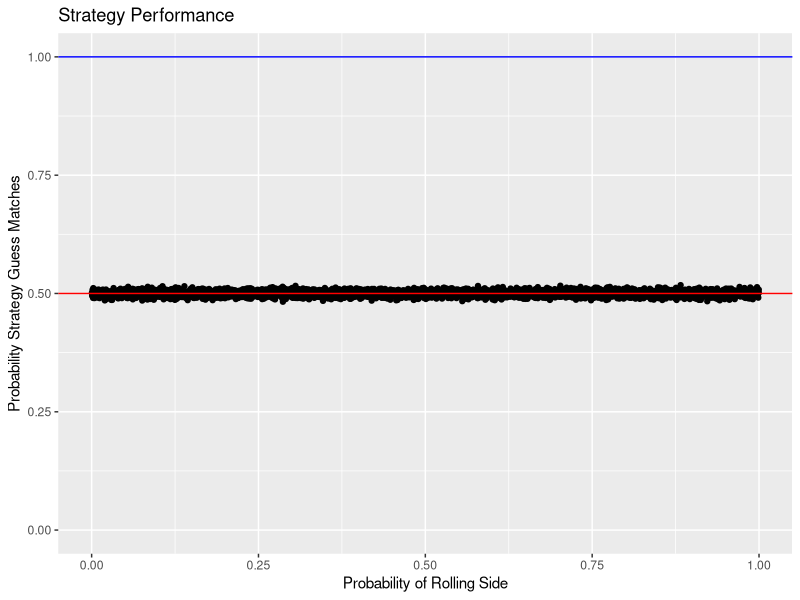
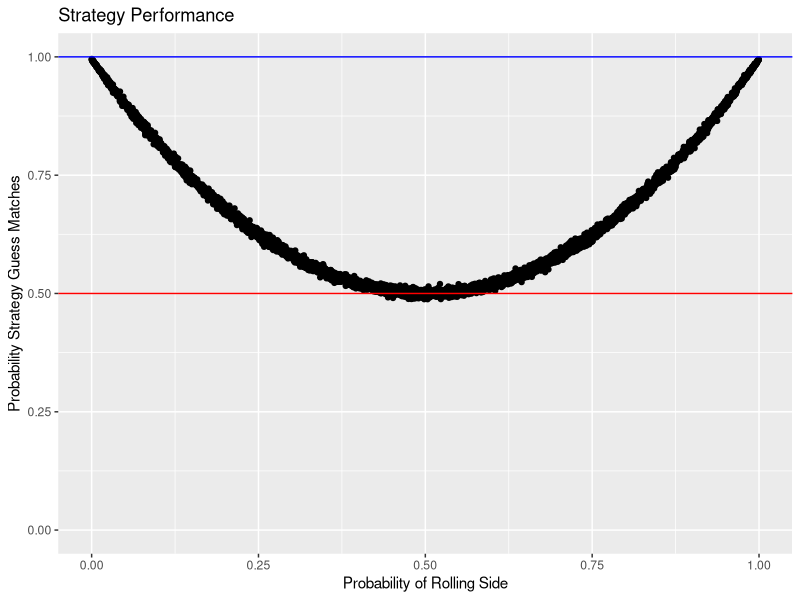

These figures' R source, in order: (Note: a time limit stopped this script after it produced the figures.)
## ---- chunk 1
library(tidyverse)
## ---- chunk 2
strategy_1 <- function(rolls, N){
  return (sample(1:N, size = length(rolls), replace = TRUE))
}
## ---- chunk 3
strategy_2 <- function(rolls, N){
  l <- length(rolls)
  choice_vec <- c(sample(1:N, 1), rep(0, l - 1))
  for (i in 1:(l - 1)){
    choice_vec[i+1] <- rolls[i]
  }
  return (choice_vec)
}
## ---- chunk 4
strategy_3 <- function(rolls, N){
  l <- length(rolls)
  choice_vec <- c(sample(1:N, 1), rep(0, l - 1))
  counts <- matrix(0, nrow = N, ncol = l-1)
  counts[rolls[1],1] <- 1
  for (i in 2:(l - 1)){
    x <- rep(0, N)
    x[(rolls[i])] <- 1
    counts[,i] <- counts[,i-1] + x
  }
  for (i in 1:(l - 1)){
    max <- max(counts[,i])
    index <- which(counts[,i] == max)
    if (length(index) > 1){
      choice_vec[i+1] <- sum(index[index != choice_vec[i]])
    } else{
      choice_vec[i+1] <- index
    }
  }
  return (choice_vec)
}
## ---- chunk 5
strategy_4 <- function(rolls, N){
  l <- length(rolls)
  choice_vec <- c(sample(1:N, 1), rep(0, l - 1))
  counts <- matrix(0, nrow = N, ncol = l-1)
  counts[rolls[1],1] <- 1
  for (i in 2:(l - 1)){
    x <- rep(0, N)
    x[(rolls[i])] <- 1
    counts[,i] <- counts[,i-1] + x
  }
  for (i in 1:(l - 1)){
    max <- max(counts[,i])
    index <- which(counts[,i] == max)
    if (length(index) > 1){
      choice_vec[i+1] <- sum(index[index == choice_vec[i]])
    } else{
      choice_vec[i+1] <- index
    }
  }
  return (choice_vec)
}
## ---- chunk 6
prob_generator <- function(m = 5000, N){
  p_vecs <- matrix(0, nrow = N, ncol = m)
  sums <- 0
  for (i in 1:(N-1)){
    p_vecs[i,] <- runif(n = m, max = 1 - sums)
    sums <- sums + p_vecs[i,]
  }
  p_vecs[N,] <- 1 - sums
  for (i in 1:m){
    p_vecs[,i] <- p_vecs[sample(1:N, N),i]
  }
  return (p_vecs)
}

roll_tester <- function(m, N, p, strat){
  rolls <- sample(rep(1:N), m, replace = TRUE, prob = p)
  k <- sum(strat(rolls, N) == rolls)
  return (k/m)
}

get_roll_data <- function(n = 100, m = 100, N, p = rep(1/6, 6), strat){
  data <- replicate(n, roll_tester(m, N, p, strat))
  return (data)
}

get_p_range_roll_data <- function(strat, N){
  p_range <- prob_generator(N = N)
  l <- ncol(p_range)
  data <- rep(0, l)
  for (x in 1:l){
    p_data <- get_roll_data(p = p_range[,x], N = N, strat = strat)
    data[x] <- mean(p_data)
  }
  filtered_data <- data.frame(strat = data)
  for (i in 1:N){
    p_i <- p_range[i,]
    filtered_data$X <- p_i
    col_name <- paste("p_val", i, sep = "_")
    names(filtered_data)[names(filtered_data) == "X"] <- col_name
  }
  return(filtered_data)
}

grapher <- function(N = 6, strat = strategy_3, one_graph = TRUE){
  p_roll_data <- get_p_range_roll_data(strat = strat, N = N)
  if (one_graph){
    graph <- ggplot(data = p_roll_data, aes(x = .data[["p_val_1"]])) + 
      geom_point(aes(y = strat)) +
        geom_hline(yintercept = 1/N, col = "red") + 
          geom_hline(yintercept = 1/(N-1), col = "blue") +
            labs(title = "Strategy Performance", x = "Probability of Rolling Side", y = "Probability Strategy Guess Matches") +
              ylim(0:1) + xlim(0:1)
    plot(graph)
  } else{
    for (i in 1:N){
    graph_i <- ggplot(data = p_roll_data, aes(x = .data[[paste("p_val", i, sep = "_")]])) + 
      geom_point(aes(y = strat)) + 
        geom_hline(yintercept = 1/N, col = "red") + 
          geom_hline(yintercept = 1/(N-1), col = "blue") +
            labs(title = "Strategy Performance", x = paste("Probability of Rolling", i, sep = " "), y = "Probability Strategy Guess Matches") +
              ylim(0:1) + xlim(0:1)
    plot(graph_i)
    }
  }
  return (invisible(p_roll_data))
}
## ---- chunk 7
grapher(N = 2, strat = strategy_1)
## ---- chunk 8
grapher(N = 2, strat = strategy_2)
## ---- chunk 9
grapher(N = 2, strat = strategy_3)
## ---- chunk 10
grapher(N = 2, strat = strategy_4)
## ---- chunk 11
grapher(N = 3, strat = strategy_1)
## ---- chunk 12
grapher(N = 3, strat = strategy_2)
## ---- chunk 13
grapher(N = 3, strat = strategy_3)
## ---- chunk 14
grapher(N = 3, strat = strategy_4)
## ---- chunk 15
grapher(N = 4, strat = strategy_1)
## ---- chunk 16
grapher(N = 4, strat = strategy_2)
## ---- chunk 17
grapher(N = 4, strat = strategy_3)
## ---- chunk 18
grapher(N = 4, strat = strategy_4)
